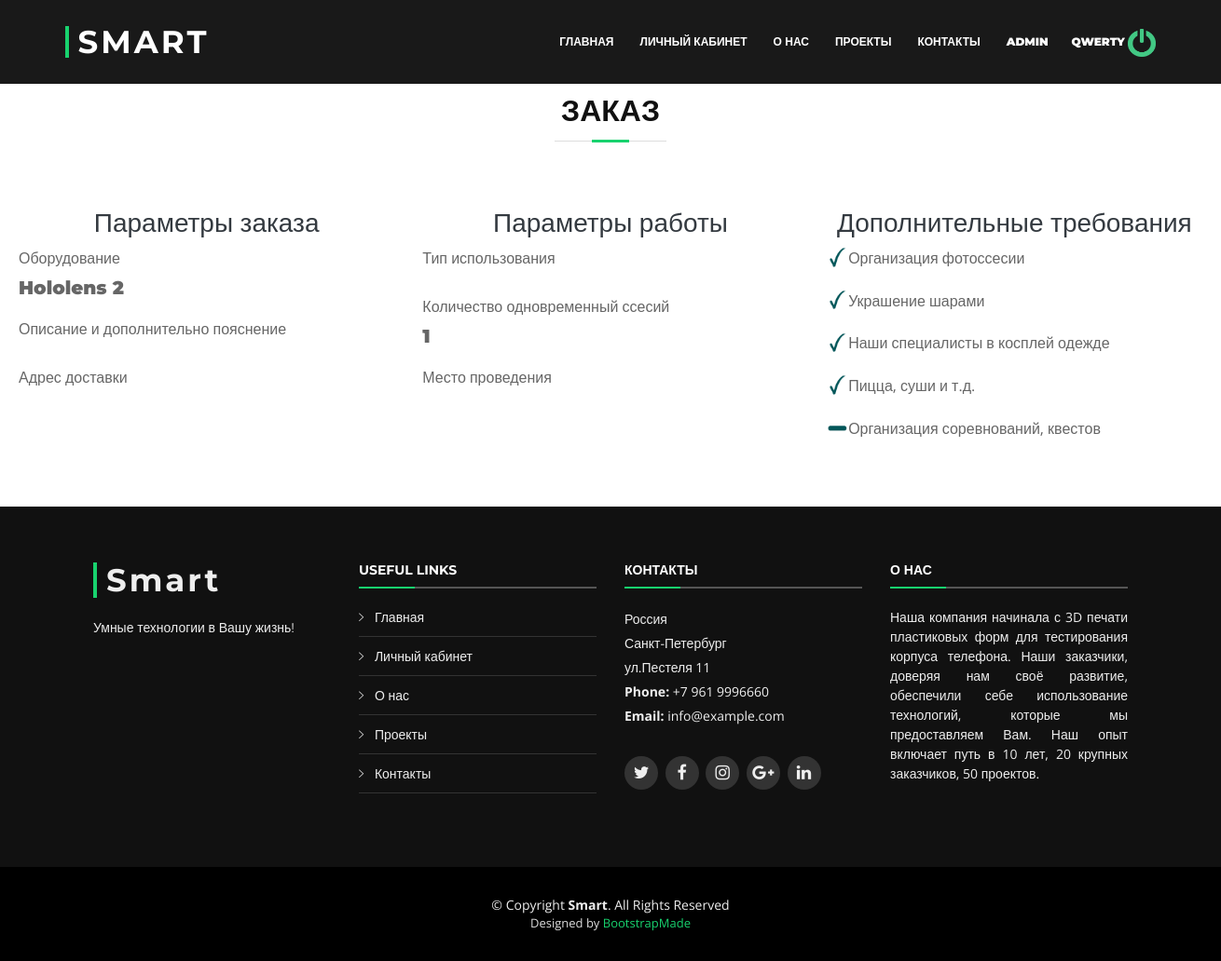
The app's page /services/order-details-vr.php (signed in), older data.
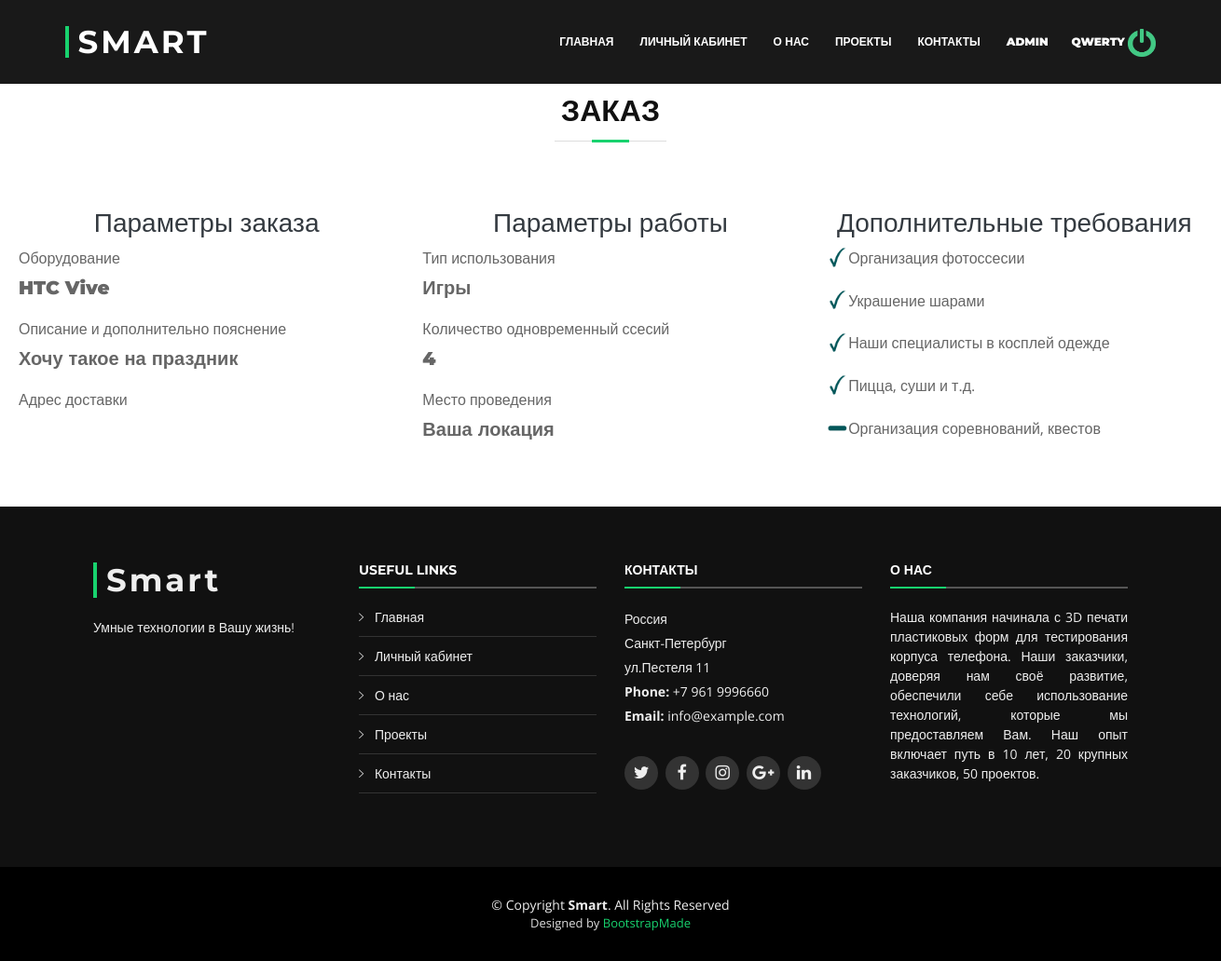
The same page, newer data.
### tables this page shows
CREATE TABLE `orders_vr` (
  `id` int(11) NOT NULL,
  `user_id` int(11) NOT NULL,
  `equi` varchar(255) NOT NULL,
  `description` varchar(255) NOT NULL,
  `use_type` varchar(255) NOT NULL,
  `quantity` varchar(255) NOT NULL,
  `place` varchar(255) NOT NULL,
  `photo` varchar(255) NOT NULL DEFAULT '0',
  `balls` varchar(255) NOT NULL DEFAULT '0',
  `clothes` varchar(255) NOT NULL DEFAULT '0',
  `eat` varchar(255) NOT NULL DEFAULT '0',
  `quest` varchar(255) NOT NULL DEFAULT '0',
  `status` varchar(255) NOT NULL DEFAULT 'Новый',
  `category_id` int(11) NOT NULL,
  `data_create` datetime NOT NULL DEFAULT current_timestamp(),
  `address` text NOT NULL
);

### services/order-details-vr.php (the view, shortened to what this page needs)
<?php
	include $_SERVER['DOCUMENT_ROOT'] ."/parts/header.php";
	include $_SERVER['DOCUMENT_ROOT'] ."/modules/services/order-vr.php";
	$sql = "SELECT * FROM `orders_vr` WHERE `user_id` = '" . $_COOKIE['polzovatel_id'] . "' ORDER BY `use_type`";
	$result = $conn->query($sql);
	$row = mysqli_fetch_assoc($result);
?>
<div id="login_block">
          <header class="section-header">
            <h3 class="section-title">ЗАКАЗ</h3>
              </header>
<div class="container-fluid" id="form-service" style="padding-top: 50px; padding-bottom: 50px; background-color: #fff; width: 1300px;">
	<form method="POST">
		<div class="row">
			<div id="form-text" class="col">
				<h3 class="text-center text-dark h3">Параметры заказа</h3>
				  <div  class="form-group">
				    <label for="equi">Оборудование</label>
					<h5 class="text-dark-h3" > <?php echo $row['equi'] ?></h5>
				  </div>
				  <div class="form-group">
				    <label for="description">Описание и дополнительно пояснение</label>
					<h5 class="text-dark-h3" > <?php echo $row['description'] ?></h5>
				  </div>
				  <div class="form-group">
					<label for="document">Адрес доставки</label>
				  </div>
			</div>
			<div id="form-text" class="col">
				<h3 class="text-center text-dark h3">Параметры работы</h3>
				<div class="form-group">
					<label for="model">Тип использования</label>
					<h5 class="text-dark-h3" > <?php echo $row['use_type'] ?></h5>
				</div>
				<div class="form-group">
					<label for="model">Количество одновременный ссесий</label>
					<h5 class="text-dark-h3" > <?php echo $row['quantity'] ?></h5>
				</div>
				<div class="form-group">
					<label for="model">Место проведения</label>
					<h5 class="text-dark-h3" > <?php echo $row['place'] ?></h5>
				</div>
			</div>
			<div class="col">
				<h3 class="text-center text-dark h3">Дополнительные требования</h3>
				<div id="other">
				<div class="form-group">
						<div class="form-check form-check-inline">
						<?php
							if ($row['photo']=1) {
								?>
								<img src="../assets/img/square-check.png">
								<?php
							} else {
								?>
								<img src="../assets/img/square-line.png">
								<?php
							}
						?>
						<label class="form-check-label" for="inlineCheckbox1">Организация фотоссесии</label>
						</div>
					</div>
					<div class="form-group">
						<div class="form-check form-check-inline">
						<?php
							if ($row['balls']=1) {
								?>
								<img src="../assets/img/square-check.png">
								<?php
							} else {
								?>
								<img src="../assets/img/square-line.png">
								<?php
							}
						?>
							<label class="form-check-label" for="inlineCheckbox1">Украшение шарами</label>
						</div>
					</div>
					<div class="form-group">
						<div class="form-check form-check-inline">
						<?php
							if ($row['clothes']=1) {
								?>
								<img src="../assets/img/square-check.png">
								<?php
							} else {
								?>
								<img src="../assets/img/square-line.png">
								<?php
							}
						?>
							<label class="form-check-label" for="inlineCheckbox1">Наши специалисты в косплей одежде</label>
						</div>
					</div>
					<div class="form-group">
						<div class="form-check form-check-inline">
						<?php
							if ($row['eat']=1) {
								?>
								<img src="../assets/img/square-check.png">
								<?php
							} else {
								?>
								<img src="../assets/img/square-line.png">
								<?php
							}
						?>
							<label class="form-check-label" for="inlineCheckbox1">Пицца, суши и т.д.</label>
						</div>
					</div>
					<div class="form-group">
						<div class="form-check form-check-inline">
						<?php
							if ($row['quest']=0) {
								?>
								<img src="../assets/img/square-check.png">
								<?php
							} else {
								?>
								<img src="../assets/img/square-line.png">
								<?php
							}
						?>
							<label class="form-check-label" for="inlineCheckbox1">Организация соревнований, квестов</label>
						</div>
					</div>
				</div>
			</div>
		</div>
	</form>
</div>
<?php
	include $_SERVER['DOCUMENT_ROOT'] ."/parts/footer.php"
?>

Row changes from the older to the newer data that the page shows:
removed orders_vr: equi "Hololens 2", quantity "1"
now on this page (row unchanged): orders_vr: equi "HTC Vive", description "Хочу такое на праздник", use_type "Игры", quantity "4", place "Ваша локация"
